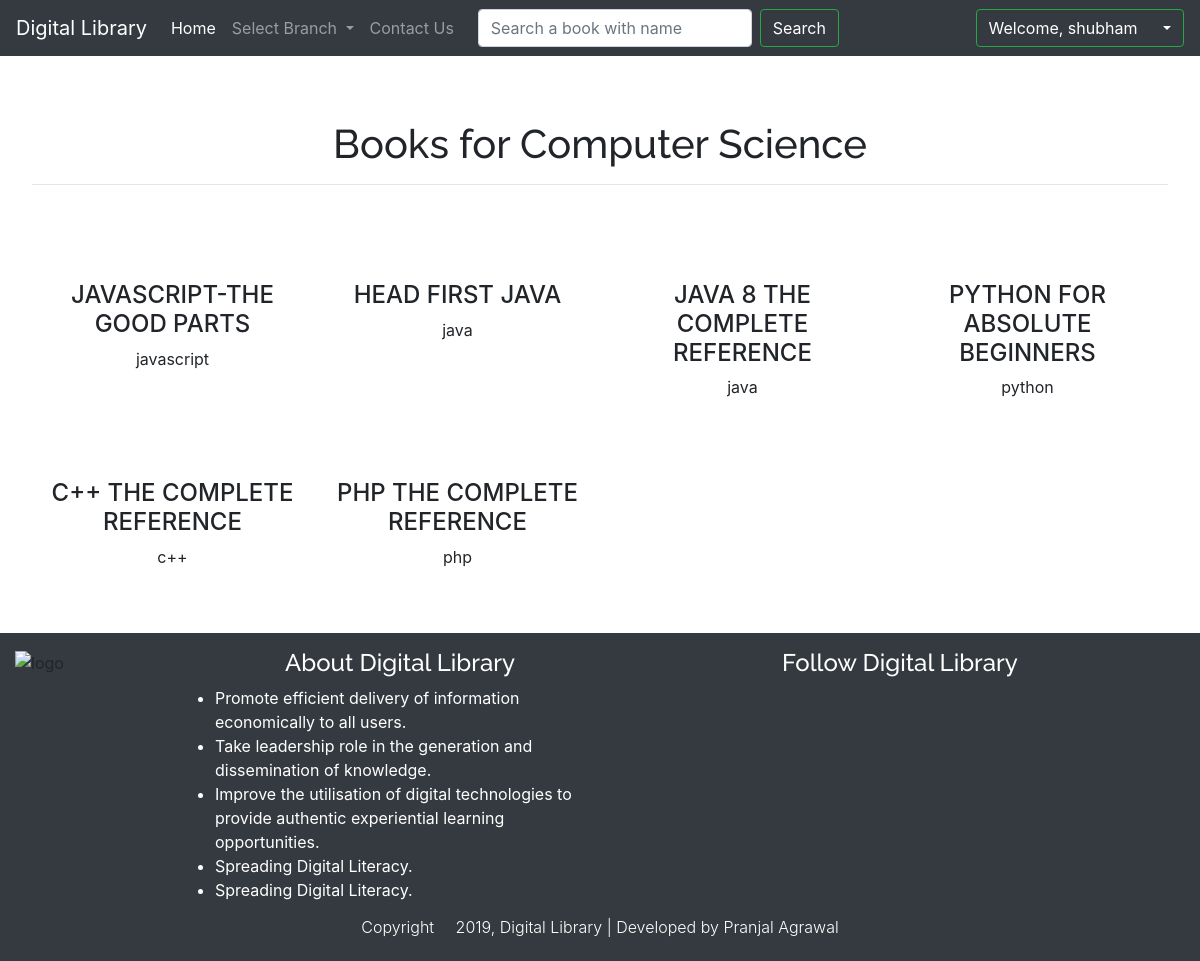
/library/cse/ (signed in), run on the app's committed database.
### dlibrary/models.py (models this page shows, shortened)
class Book(models.Model):
    name = models.CharField(max_length=100)
    course = models.CharField(max_length=100)
    branch = models.ForeignKey(Branch, on_delete=models.CASCADE)
    image = models.ImageField(upload_to="images//", validators=[validate_img], null=True)
    attachment = models.FileField(upload_to="docs//", null=True, blank=True)

### dlibrary/views.py (the view)
@method_decorator(login_required, name='dispatch')
class MyListc(TemplateView):
    template_name = "cse.html"
    def get_context_data(self, **kwargs):
        fi = 'CSE'
        context = TemplateView.get_context_data(self, **kwargs)
        context["books"] = Book.objects.all().filter(branch__name__contains='CSE').order_by('id')[:]
        return context

### dlibrary/myctxproc.py (called while the page is built)
def ctxproc(request):
    st = None
    stList = Suser.objects.filter(user=request.user.id)
    if len(stList) > 0:
        st = stList[0]
    return {'student': st}

### dlibrary/templates/cse.html
{% extends "base2.html" %}
{% block heading %}
Books for Computer Science
{% endblock %}

### dlibrary/templates/base2.html (shortened to what this page needs)
{% extends 'base.html' %}
{% block content %}
    <div class="jumbotron bg-transparent pb-0">
        <h1 class="text-center" style="font-family: 'Raleway', sans-serif;">
            {% block heading %}{% endblock %}</h1>
        <hr>
    </div>
    <div class="container">
    <div class="row">
        {% for n1 in books %}
                <div class="col-sm-3 head3 clickable-row pt-5"data-href="{% url 'bdet' n1.id %}">
                    <h4 class="text-center text-uppercase">
                                {{ n1.name }}
                    </h4>
                    <p class="text-center">{{ n1.course }}</p>
                </div>
        {% endfor %}
    </div>
    </div>
{% endblock %}

### dlibrary/templates/base.html (shortened to what this page needs)
{% load static %}
<!DOCTYPE html>
<html lang="en">
<head>
    <link rel="stylesheet" href="{% static 'vendor/bs/css/bootstrap.min.css' %}" type="text/css">
    <link rel="stylesheet" href="{% static 'vendor/fa/css/all.css' %}">
    <link rel="stylesheet" href="{% static 'style.css' %} " type="text/css">
</head>
<body class="bimg">
<div class="hja">
<nav class="navbar navbar-expand-lg navbar-dark bg-dark">
  <a class="navbar-brand" href="{% url 'hme' %}">Digital Library</a>
  <div class="collapse navbar-collapse" id="navbarSupportedContent">
    <ul class="navbar-nav">
      <li class="nav-item active">
        <a class="nav-link" href="{% url 'hme' %}">Home <span class="sr-only">(current)</span></a>
      </li>
      <li class="nav-item dropdown">
        <a class="nav-link dropdown-toggle" href="#" id="navbarDropdown" role="button" data-toggle="dropdown" aria-haspopup="true" aria-expanded="false">
          Select Branch
        </a>
      </li>
      <li class="nav-item">
        <a class="nav-link" href="{% url 'feed' %}">Contact Us</a>
      </li>
    </ul>
      <div class="mbile mr-auto ml-3">
        <form class="form-inline my-2 my-lg-0" action="{% url 'blist' %}">
          <input class="form-control mr-sm-2" type="search" placeholder="Search a book with name" name="si" aria-label="Search">
          <button  class="btn btn-outline-success my-2 my-sm-0 text-white" type="submit">
              Search
          </button>
        </form>
      </div>
      <div class="mbile ml-auto">
          {% if user.is_authenticated %}
              <div class="dropdown">
                  <button class="btn btn-outline-success dropdown-toggle text-white" type="button" id="dropdownMenuButton" data-toggle="dropdown" aria-haspopup="true" aria-expanded="false">
                    Welcome, {{ user }} <span><i class="fa fa-user"></i></span>
                  </button>
              </div>
          {% endif %}
      </div>
  </div>
</nav>
{% block content %}
{% endblock %}
 <div class="container-fluid footer pb-3 mt-5 bg-dark">
    <div class="row pt-3">
        <div class="col-sm-2">
            <img class="img-fluid" src="{% static 'images/logo1.png' %}" alt="logo">
        </div>
        <div class="col-sm-4 d-flex justify-content-center">
            <div>
                <h4 class="text-center text-white" style="font-family: 'Raleway', sans-serif";>About Digital Library</h4>
                <ul class="list-group border-0 mt-2">
					<li class="list-group-item-text bg-dark text-white">
                        Promote efficient delivery of information economically to all users.
                    </li>
					<li class="list-group-item-text bg-dark text-white">
                        Take leadership role in the generation and dissemination of knowledge.
                    </li>
					<li class="list-group-item-text bg-dark text-white">
                        Improve the utilisation of digital technologies to provide authentic experiential learning opportunities.
                    </li>
					<li class="list-group-item-text bg-dark text-white">
                        Spreading Digital Literacy.
                    </li>
                    <li class="list-group-item-text bg-dark text-white">
                        Spreading Digital Literacy.
                    </li>
				</ul>
            </div>
        </div>
        <div class="col-sm-6">
            <h4 class="text-center text-white" style="font-family: 'Raleway', sans-serif";>Follow Digital Library</h4>
            <div class="d-flex justify-content-center mt-5">
                <a class="pr-4 link1" href="#"><i class="fab fa-3x fa-facebook"></i></a>
                <a class="pr-4 link1" href="#"><i class="fab fa-3x fa-twitter"></i></a>
                <a class="pr-4 link2" href="#"><i class="fab fa-3x fa-youtube"></i></a>
                <a class="pr-4 link2" href="#"><i class="fab fa-3x fa-google-plus"></i></a>
                <a class="pr-4 link2" href="#"><i class="fab fa-3x fa-pinterest"></i></a>
                <a class="pr-4 link3" href="#"><i class="fab fa-3x fa-instagram"></i></a>
            </div>
        </div>
    </div>
    <h6 class="text-center text-white sd mt-3 font-weight-light">
        Copyright <i class="fa fa-1x fa-copyright"></i> 2019, Digital Library | Developed by Pranjal Agrawal
    </h6>
    </div>
</div>
</body>
</html>

### dlibrary/static/style.css (style rules this page uses)
h1 { font-family: 'Raleway', sans-serif; }
.bimg { background-image: url("images/banner4.jpg"); background-repeat: repeat-x; background-size: cover; }
.footer { background-repeat: repeat-x; background-size: cover; }
.link1,.link2,.link3 { color: white; }
.mbile { justify-content: center; display: flex; }

### data on the page
Book: name "JAVASCRIPT-THE GOOD PARTS", course "javascript"
Book: name "HEAD FIRST JAVA", course "java"
Book: name "JAVA 8 THE COMPLETE REFERENCE", course "java"
Book: name "PYTHON FOR ABSOLUTE BEGINNERS", course "python"
Book: name "C++ THE COMPLETE REFERENCE", course "c++"
Book: name "PHP THE COMPLETE REFERENCE", course "php"

### other printed values
{{ user }} "shubham"
